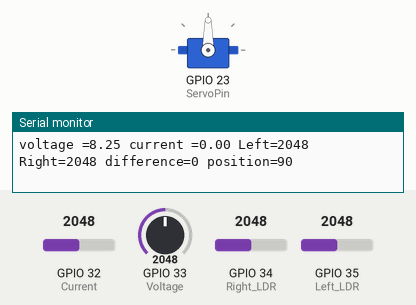
Simulated run of this sketch. Board: ESP32. Parts: servo, the last lines printed to the serial monitor. The test bench sets the inputs (shaded band); at power-on: GPIO 34 (Right_LDR) = 2048, GPIO 35 (Left_LDR) = 2048, GPIO 32 (Current) = 2048, GPIO 33 (Voltage) = 2048. WiFi joins after 1.5 s; servers stay silent unless stated.

Above: at 4.4 s.
4.5 s: GPIO 34 (Right_LDR) set to 2142
At 5.09 s:
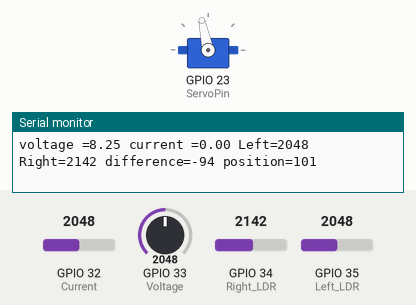
8.0 s: GPIO 35 (Left_LDR) set to 2147
At 8.0 s:
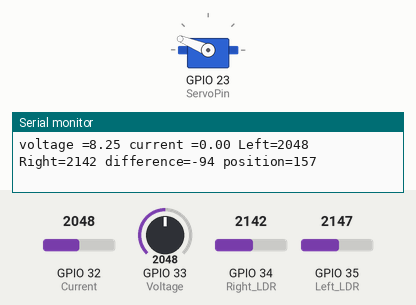
9.5 s: GPIO 34 (Right_LDR) set to 2866
At 11.3 s:
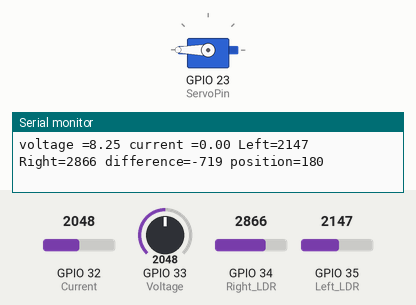
13.0 s: GPIO 34 (Right_LDR) set to 1228
At 15.08 s:
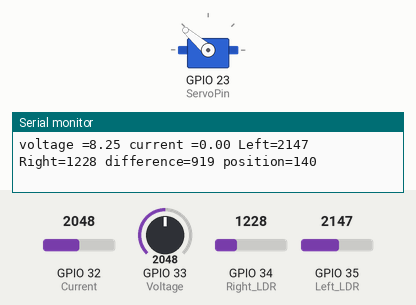
16.5 s: GPIO 34 (Right_LDR) set to 3972
Timing chart, 0 to 21.0 s (numbered marks = the images above; inputs shaded):
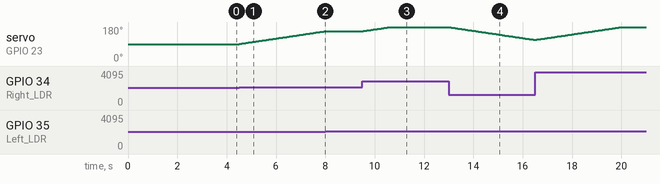

Measured:
- the behaviour switches between 2098 and 2099 on GPIO 34 (Right_LDR) (found by bisection; images 0 and 1)
- the behaviour switches between 2091 and 2092 on GPIO 35 (Left_LDR) (found by bisection; images 1 and 2)
- after the input at 4.5 s, servo on GPIO 23 (ServoPin): moves from 90° to 158° over 3.5 s, starting at once
- after the input at 8.0 s, servo on GPIO 23 (ServoPin): stays 158° (without the input it goes to 159° after 0.04 s)
- after the input at 9.5 s, servo on GPIO 23 (ServoPin): moves from 158° to 180° over 1.1 s, starting at once
- after the input at 13.0 s, servo on GPIO 23 (ServoPin): moves from 180° to 112° over 3.5 s, starting at once

The sketch:

SunSeeker.ino
```cpp
//the below 3 lines of code are to be copied from the blynk web platform for your device
#define BLYNK_TEMPLATE_ID "Your Template ID"
#define BLYNK_TEMPLATE_NAME "Your template name"
#define BLYNK_AUTH_TOKEN "Your Auth Token"

#include <BlynkSimpleEsp32.h>
#include <ESP32Servo.h>
#include <WiFi.h>

BlynkTimer timer;

//type in your wifi name and password
char ssid[] = "Wi-Fi name";
char pass[] = "Wi-Fi password";

Servo SolarServo;

//pin setup
int Left_LDR = 35;
int Right_LDR = 34;
int ServoPin = 23;
int Current = 32;
int Voltage = 33;

//variables
int position = 90;
int buffer = 50; //to minimise jitterring and unnecessary movement of servo for small values of difference

float voltageFactor = 5.0;  //for voltage sensor, as the ratio is 5:1
float sensitivity = 0.185;
float zeroCurrentVoltage = 0.0; //To calculate current sensor's reading at zero current flowing

float vout,cout;
float voltage,current,power;

void measure(){
  vout = analogRead(Voltage);
  cout = analogRead(Current);

  vout = (vout * 3.3) / 4095.0;
  voltage = vout * voltageFactor;//converting the analog voltage value to proper voltage

  cout = (cout * 3.3) / 4095.0; //converting the analog current value to a proper current
  current = (cout - zeroCurrentVoltage) / sensitivity;

  power = voltage * current;

  Blynk.virtualWrite(V0, voltage);
  Blynk.virtualWrite(V1, current);
  Blynk.virtualWrite(V2, power);

}

void setup() {
  Serial.begin(115200);
  Blynk.begin(BLYNK_AUTH_TOKEN, ssid, pass);
  timer.setInterval(1000L,measure);

  SolarServo.attach(ServoPin);
  SolarServo.write(position);
  delay(1000);

  long sum = 0;
  for (int i = 0; i < 200; i++) {
    sum += analogRead(Current);
    delay(2);
  }
  float raw = sum / 200.0;  //averaging readings
  zeroCurrentVoltage = (raw * 3.3) / 4095.0;  //calculate the zero point
}


void loop() {
  Blynk.run();
  timer.run();

  int LDRL = analogRead(Left_LDR);
  int LDRR = analogRead(Right_LDR);
  int difference = LDRL - LDRR;

  Serial.print("voltage =");
  Serial.print(voltage);
  Serial.print(" current =");
  Serial.print(current);
  Serial.print(" Left=");
  Serial.print(LDRL);
  Serial.print(" Right=");
  Serial.print(LDRR);
  Serial.print(" difference=");
  Serial.print(difference);
  Serial.print(" position=");
  Serial.println(position);

  if (difference > buffer) {
    position-=1;
  }
  else if (difference < -buffer) {
    position+=1;
  }

  if (position > 180) position = 180;
  if (position < 0) position = 0;

  SolarServo.write(position);
  delay(50);
}
```
